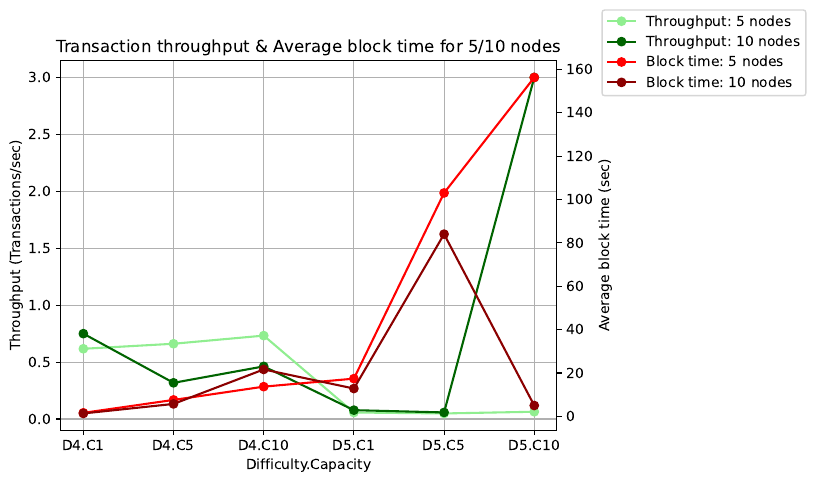

Source code (Python):
import matplotlib
import matplotlib.pyplot as plt
import numpy as np

matplotlib.use("Agg")

data = {
    "5nodes": {
        "D4": {
            "C1":{
                "throughput": 0.61703,
                "blocktime": 1.62046,
            },
            "C5":{
                "throughput": 0.661203828,
                "blocktime": 7.56592526,
            },
            "C10":{
                "throughput": 0.732586,
                "blocktime": 13.6926268,
            }
        },
        "D5": {
            "C1":{
                "throughput": 0.0575,
                "blocktime": 17.3806,
            },
            "C5":{
                "throughput": 0.049,
                "blocktime": 103,
            },
            "C10":{
                "throughput": 0.064,
                "blocktime": 156.25,
            }
        },
    },
    "10nodes": {
        "D4": {
            "C1":{
                "throughput": 0.75,
                "blocktime": 1.333,
            },
            "C5":{
                "throughput": 0.318,
                "blocktime": 5.723,
            },
            "C10":{
                "throughput": 0.46242774,
                "blocktime": 21.625,
            }
        },
        "D5": {
            "C1":{
                "throughput": 0.07797271,
                "blocktime": 12.825,
            },
            "C5":{
                "throughput": 0.058,
                "blocktime": 84,
            },
            "C10":{
                "throughput": 0.056,
                "blocktime": 138.84,
            }
        },
    }
}

throughput5 = [data["5nodes"][d][c]["throughput"] for d in data["5nodes"] for c in data["5nodes"][d]]
blocktime5 = [data["5nodes"][d][c]["blocktime"] for d in data["5nodes"] for c in data["5nodes"][d]]
throughput10 = [data["10nodes"][d][c]["throughput"] for d in data["10nodes"] for c in data["10nodes"][d]]
blocktime10 = [data["10nodes"][d][c]["blocktime"] for d in data["10nodes"] for c in data["10nodes"][d]]

print(throughput5)
print(blocktime5)
print(throughput10)
print(blocktime10)

fig, ax1 = plt.subplots()
ax2 = ax1.twinx()

marker="o-"

ax1.plot(np.arange(len(throughput5)), throughput5, marker, color="lightgreen", label="Throughput: 5 nodes")
ax1.plot(np.arange(len(throughput10)), throughput10, marker, color="darkgreen", label="Throughput: 10 nodes")

ax1.set_xlabel("Difficulty.Capacity")
ax1.set_ylabel("Throughput (Transactions/sec)")
ax1.set_xticks(np.arange(len(throughput5)))
ax1.set_xticklabels([f"{k1}.{k2}" for k1 in data["5nodes"] for k2 in data["5nodes"][k1]])
ax1.grid(True)

ax2.plot(np.arange(len(blocktime5)), blocktime5, marker, color="red", label="Block time: 5 nodes")
ax2.plot(np.arange(len(blocktime10)), blocktime10, marker, color="darkred", label="Block time: 10 nodes")

ax2.set_ylabel("Average block time (sec)")

fig.legend(bbox_to_anchor=(1.3, 1))

plt.title("Transaction throughput & Average block time for 5/10 nodes")
plt.savefig("plot.pdf", bbox_inches="tight")
